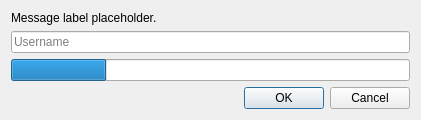
<?xml version="1.0" encoding="UTF-8"?>
<ui version="4.0">
 <class>LocalLoginDialog</class>
 <widget class="QDialog" name="LocalLoginDialog">
  <property name="geometry">
   <rect>
    <x>0</x>
    <y>0</y>
    <width>421</width>
    <height>100</height>
   </rect>
  </property>
  <property name="sizePolicy">
   <sizepolicy hsizetype="Fixed" vsizetype="Fixed">
    <horstretch>0</horstretch>
    <verstretch>0</verstretch>
   </sizepolicy>
  </property>
  <property name="windowTitle">
   <string>Add Local Account</string>
  </property>
  <layout class="QVBoxLayout" name="verticalLayout">
   <item>
    <widget class="QLabel" name="label">
     <property name="text">
      <string notr="true">Message label placeholder.</string>
     </property>
     <property name="textFormat">
      <enum>Qt::RichText</enum>
     </property>
     <property name="textInteractionFlags">
      <set>Qt::LinksAccessibleByKeyboard|Qt::LinksAccessibleByMouse|Qt::TextBrowserInteraction|Qt::TextSelectableByKeyboard|Qt::TextSelectableByMouse</set>
     </property>
    </widget>
   </item>
   <item>
    <widget class="QLineEdit" name="userTextBox">
     <property name="placeholderText">
      <string>Username</string>
     </property>
    </widget>
   </item>
   <item>
    <widget class="QProgressBar" name="progressBar">
     <property name="value">
      <number>24</number>
     </property>
     <property name="textVisible">
      <bool>false</bool>
     </property>
    </widget>
   </item>
   <item>
    <layout class="QVBoxLayout" name="radioLayout"/>
   </item>
   <item>
    <widget class="QDialogButtonBox" name="buttonBox">
     <property name="orientation">
      <enum>Qt::Horizontal</enum>
     </property>
     <property name="standardButtons">
      <set>QDialogButtonBox::Cancel|QDialogButtonBox::Ok</set>
     </property>
    </widget>
   </item>
  </layout>
 </widget>
 <resources/>
 <connections/>
</ui>
